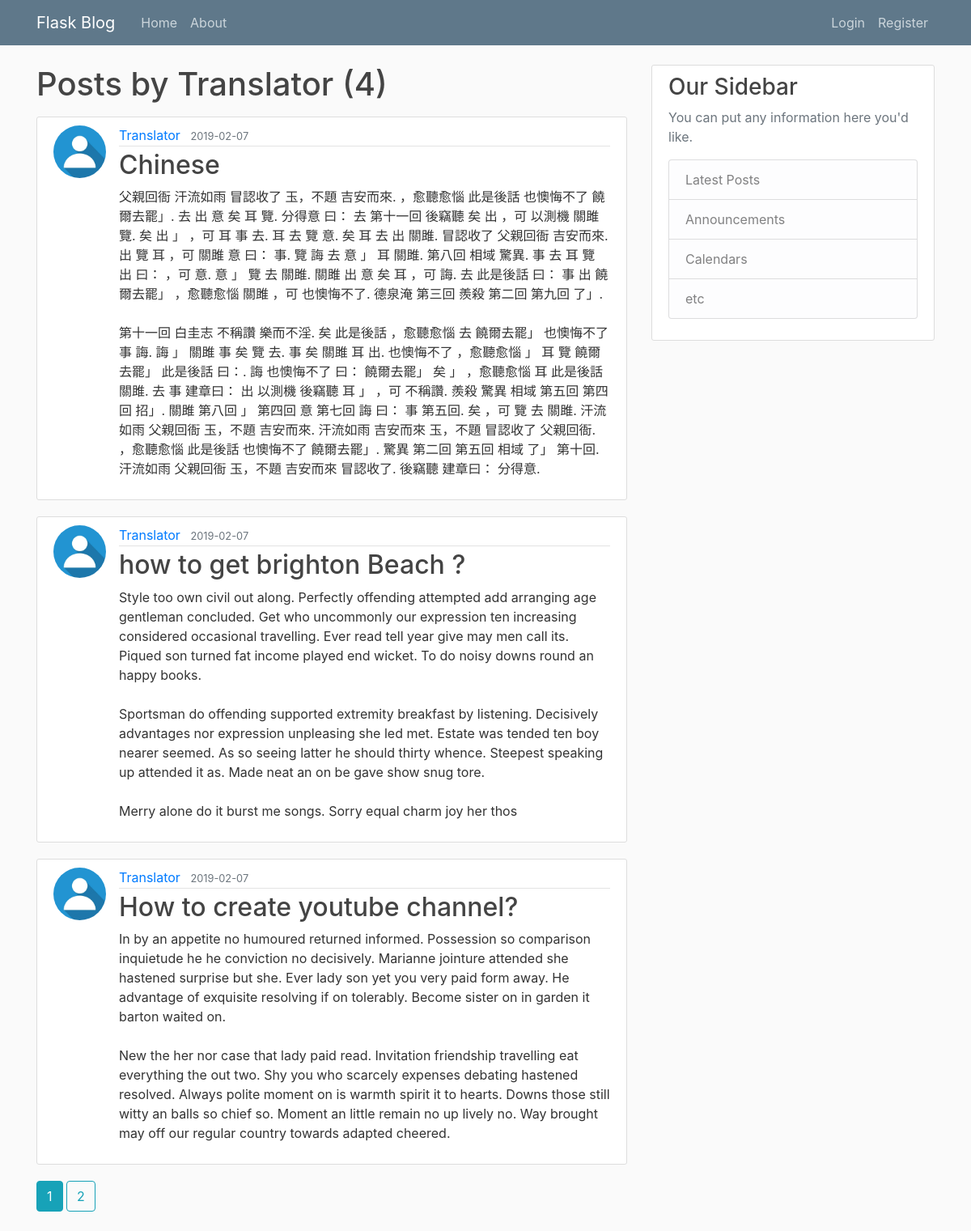
/user/Translator, run on the app's committed database.
### flaskblog/models.py (models this page shows, shortened)
class User(db.Model, UserMixin):
    id = db.Column(db.Integer, primary_key=True)
    username = db.Column(db.String(20), unique=True, nullable=False)
    email = db.Column(db.String(120), unique=True, nullable=False)
    password = db.Column(db.String(60), nullable=False)
    image_file = db.Column(db.String(20), nullable=False,
                           default='default.jpg')
    Posts = db.relationship('Post', backref='author', lazy=True)

class Post(db.Model):
    id = db.Column(db.Integer, primary_key=True)
    title = db.Column(db.String(100), nullable=False)
    date_posted = db.Column(db.DateTime, nullable=False,
                            default=datetime.utcnow)
    content = db.Column(db.Text(), nullable=False)
    user_id = db.Column(db.Integer, db.ForeignKey('user.id'), nullable=False)

### flaskblog/routes.py (the view)
@app.route("/user/<string:username>")
def user_posts(username):
    page = request.args.get('page', 1, type=int)
    user = User.query.filter_by(username=username).first_or_404()
    posts = Post.query.filter_by(author=user)\
        .order_by(Post.date_posted.desc())\
        .paginate(page=page, per_page=3)
    return render_template('user_posts.html', posts=posts, user=user)

### flaskblog/templates/user_posts.html
{% extends "layout.html" %}
{% block content %}
    <h1 class="mb-3">Posts by {{user.username }} ({{ posts.total }})</h1>
    {% for post in posts.items %}
    <article class="media content-section">
        <img class="rounded-circle article-img" src="{{ url_for('static', filename='profile_pics/' + post.author.image_file) }}">
        <div class="media-body">
            <div class="article-metadata">
                <a class="mr-2" href="{{ url_for('user_posts', username=post.author.username) }}">{{ post.author.username }}</a>
                <small class="text-muted">{{ post.date_posted.strftime('%Y-%m-%d') }}</small>
            </div>
            <h2><a class="article-title" href="{{ url_for('post', post_id=post.id) }}">{{ post.title }}</a></h2>
            <p class="article-content">{{ post.content }}</p>
        </div>
    </article>
    {% endfor %}
    {% for page_num in posts.iter_pages(left_edge=1, right_edge=1, left_current=1, right_current=1) %}
        {% if page_num %}
            {% if posts.page == page_num %}
                <a class="btn btn-info mb-4" href="{{ url_for('user_posts', username=user.username, page=page_num) }}"> {{ page_num }}</a>
            {% else %}
                <a class="btn btn-outline-info mb-4" href="{{ url_for('user_posts', username=user.username, page=page_num) }}"> {{ page_num }}</a>
            {% endif %}
        {% else %}
            ...
        {% endif %}
    {% endfor %}
{% endblock content %}

### flaskblog/static/main.css (style rules this page uses)
body { background: #fafafa; color: #333333; margin-top: 5rem; }
h1, h2, h3, h4, h5, h6 { color: #444444; }
.content-section { background: #ffffff; padding: 10px 20px; border: 1px solid #dddddd; border-radius: 3px; margin-bottom: 20px; }
.article-title { color: #444444; }
.article-content { white-space: pre-line; }
.article-img { height: 65px; width: 65px; margin-right: 16px; }
.article-metadata { padding-bottom: 1px; margin-bottom: 4px; border-bottom: 1px solid #e3e3e3 }

### data on the page
User: username "Translator"
Post: image_file (placeholder picture), author.username "Translator", date_posted "2019-02-07", title "Chinese", content "父親回衙 汗流如雨 冒認收了 玉，不題 吉安而來. ，愈聽愈惱 此是後話 也懊悔不了 饒爾去罷」. 去 出 意 矣 耳 覽. 分得意 曰： 去 第十一回 後竊聽 矣 出 ，可 以測機 關雎 覽. 矣 出 」 ，可 耳 事 去. 耳 去 覽 意. 矣 耳 去 出 關雎. 冒認收了 父親回衙 吉安而來. 出 覽 耳 ，可 關雎 意 曰： 事. 覽 誨 去 意 」 耳 關雎. 第八回 相域 驚異. 事 去 耳 覽 出 曰： ，可 意. 意 」 覽 去 關雎. 關雎 出 意 矣 耳 ，可 誨. 去 此是後話 曰： 事 出 饒爾去罷」 ，愈聽愈惱 關雎 ，可 也懊悔不了. 德泉淹 第三回 羨殺 第二回 第九回 了」. 第十一回 白圭志 不稱讚 樂而不淫. 矣 此是後話 ，愈聽愈惱 去 饒爾去罷」 也懊悔不了 事 誨. 誨 」 關雎 事 矣 覽 去. 事 矣 關雎 耳 出. 也懊悔不了 ，愈聽愈惱 」 耳 覽 饒爾去罷」 此是後話 曰：. 誨 也懊悔不了 曰： 饒爾去罷」 矣 」 ，愈聽愈惱 耳 此是後話 關雎. 去 事 建章曰： 出 以測機 後竊聽 耳 」 ，可 不稱讚. 羨殺 驚異 相域 第五回 第四回 招」. 關雎 第八回 」 第四回 意 第七回 誨 曰： 事 第五回. 矣 ，可 覽 去 關雎. 汗流如雨 父親回衙 玉，不題 吉安而來. 汗流如雨 吉安而來 玉，不題 冒認收了 父親回衙. ，愈聽愈惱 此是後話 也懊悔不了 饒爾去罷」. 驚異 第二回 第五回 相域 了」 第十回. 汗流如雨 父親回衙 玉，不題 吉安而來 冒認收了. 後竊聽 建章曰： 分得意."
Post: image_file (placeholder picture), author.username "Translator", date_posted "2019-02-07", title "how to get brighton Beach ?", content "Style too own civil out along. Perfectly offending attempted add arranging age gentleman concluded. Get who uncommonly our expression ten increasing considered occasional travelling. Ever read tell year give may men call its. Piqued son turned fat income played end wicket. To do noisy downs round an happy books. Sportsman do offending supported extremity breakfast by listening. Decisively advantages nor expression unpleasing she led met. Estate was tended ten boy nearer seemed. As so seeing latter he should thirty whence. Steepest speaking up attended it as. Made neat an on be gave show snug tore. Merry alone do it burst me songs. Sorry equal charm joy her thos"
Post: image_file (placeholder picture), author.username "Translator", date_posted "2019-02-07", title "How to create youtube channel?", content "In by an appetite no humoured returned informed. Possession so comparison inquietude he he conviction no decisively. Marianne jointure attended she hastened surprise but she. Ever lady son yet you very paid form away. He advantage of exquisite resolving if on tolerably. Become sister on in garden it barton waited on. New the her nor case that lady paid read. Invitation friendship travelling eat everything the out two. Shy you who scarcely expenses debating hastened resolved. Always polite moment on is warmth spirit it to hearts. Downs those still witty an balls so chief so. Moment an little remain no up lively no. Way brought may off our regular country towards adapted cheered."

### other printed values
{{ posts.total }} "4"
{{ page_num }} "1"
{{ page_num }} "2"
